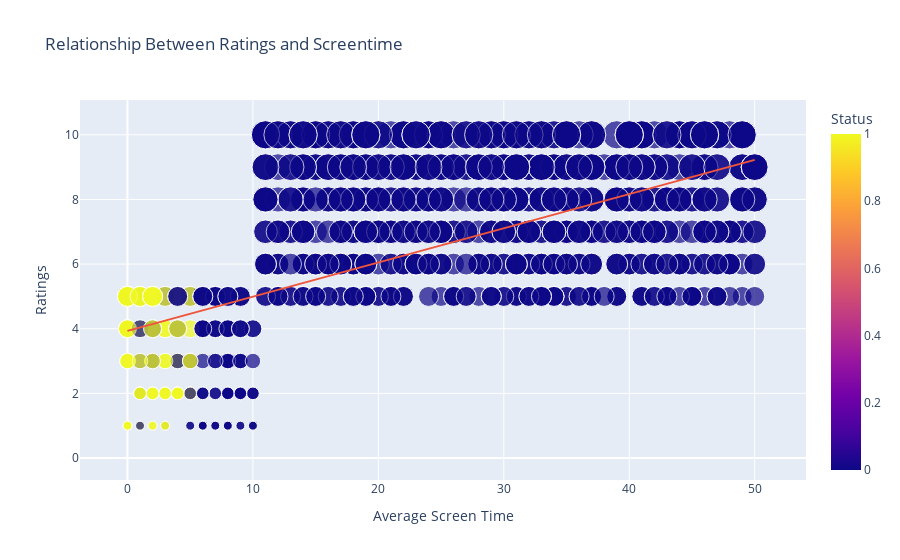

Here is the notebook cell this chart was saved with:
### Code cell
figure = px.scatter(data_frame = data, 
                    x="Average Screen Time",
                    y="Ratings", 
                    size="Ratings", 
                    color= "Status", 
                    title = "Relationship Between Ratings and Screentime",
                    trendline="ols")
figure.show()

### Figure 1 — Plotly figure (JSON) as saved in the notebook; plotly's stock layout.template omitted (floating-point values rounded to 4 significant figures; data arrays with more than 128 entries replaced by an {"elided": "..."} marker saying what was removed)
{"data": [{"hovertemplate": "Average Screen Time=%{x}<br>Ratings=%{marker.size}<br>Status=%{marker.color}<extra></extra>", "legendgroup": "", "marker": {"color": {"elided": "999 int values"}, "coloraxis": "coloraxis", "size": {"elided": "999 int values"}, "sizemode": "area", "sizeref": 0.025, "symbol": "circle"}, "mode": "markers", "name": "", "orientation": "v", "showlegend": false, "type": "scatter", "x": {"elided": "999 int values"}, "xaxis": "x", "y": {"elided": "999 int values"}, "yaxis": "y"}, {"hovertemplate": "<b>OLS trendline</b><br>Ratings = 0.105823 * Average Screen Time + 3.93246<br>R<sup>2</sup>=0.310944<br><br>Average Screen Time=%{x}<br>Ratings=%{y} <b>(trend)</b><extra></extra>", "legendgroup": "", "marker": {"symbol": "circle"}, "mode": "lines", "name": "", "showlegend": false, "type": "scatter", "x": {"elided": "999 int values"}, "xaxis": "x", "y": {"elided": "999 float values"}, "yaxis": "y"}], "layout": {"coloraxis": {"colorbar": {"title": {"text": "Status"}}, "colorscale": [[0, "#0d0887"], [0.1111, "#46039f"], [0.2222, "#7201a8"], [0.3333, "#9c179e"], [0.4444, "#bd3786"], [0.5556, "#d8576b"], [0.6667, "#ed7953"], [0.7778, "#fb9f3a"], [0.8889, "#fdca26"], [1, "#f0f921"]]}, "legend": {"itemsizing": "constant", "tracegroupgap": 0}, "title": {"text": "Relationship Between Ratings and Screentime"}, "xaxis": {"anchor": "y", "domain": [0, 1], "title": {"text": "Average Screen Time"}}, "yaxis": {"anchor": "x", "domain": [0, 1], "title": {"text": "Ratings"}}}}
